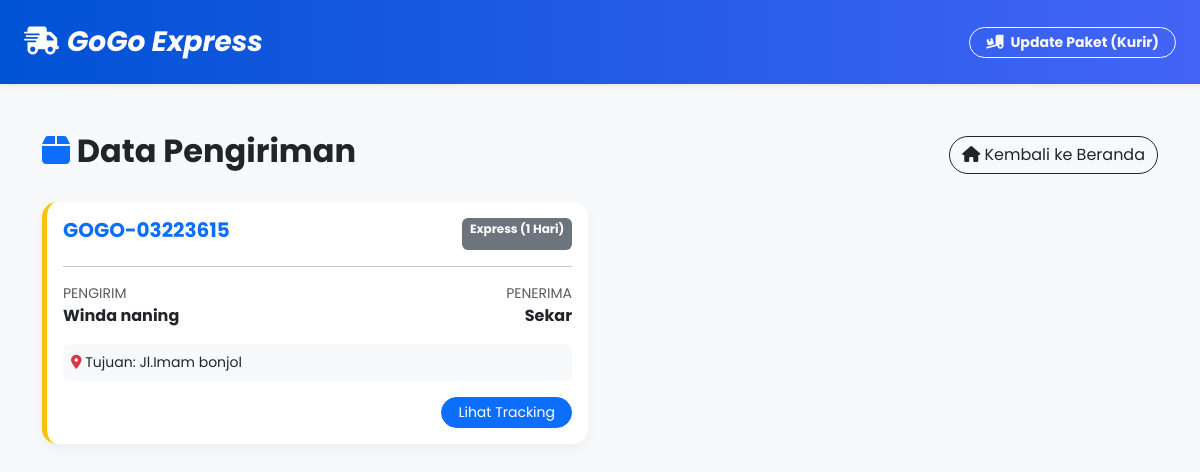
Page /GoGo/paket/ on the earlier database version.
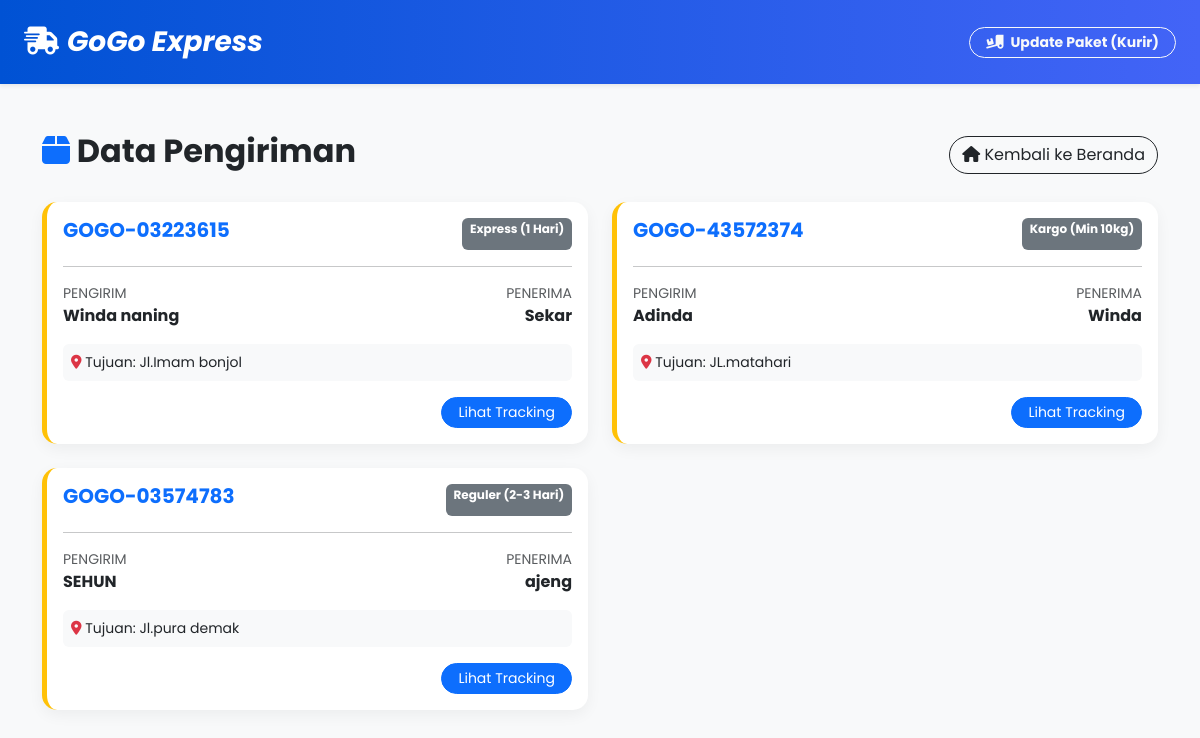
Same page on the later database version.
### gogo/models.py (models this page shows, shortened)
class Paket(models.Model):
    JENIS_LAYANAN = [
        ('REG', 'Reguler (2-3 Hari)'),
        ('EXP', 'Express (1 Hari)'),
        ('CARGO', 'Kargo (Min 10kg)'),
    ]
    resi = models.CharField(max_length=20, unique=True, blank=True)
    pengirim = models.ForeignKey(Customer, on_delete=models.CASCADE, related_name='paket_dikirim')
    penerima = models.CharField(max_length=100)
    alamat_tujuan = models.TextField()
    layanan = models.CharField(max_length=10, choices=JENIS_LAYANAN, default='REG')
    berat = models.DecimalField(max_digits=10, decimal_places=2)
    tanggal_kirim = models.DateTimeField(auto_now_add=True)

class Customer(models.Model):
    nik = models.CharField(max_length=16, unique=True)
    nama = models.CharField(max_length=100)
    alamat = models.TextField()
    kota = models.CharField(max_length=100)
    no_telepon = models.CharField(max_length=100)
    tanggal = models.DateTimeField(auto_now_add=True)

### gogo/views.py (the view)
# urls.py: path('paket/', PaketListView.as_view(), name='paket-list'),
class PaketListView(ListView):
    model = Paket
    template_name = 'gogo/paket_list.html'
    def get_queryset(self):
        queryset = super().get_queryset()
        keyword = self.request.GET.get('cari_resi')
        if keyword:
            queryset = queryset.filter(resi__icontains=keyword)
        return queryset

### gogo/templates/gogo/paket_list.html
{% extends 'gogo/base.html' %}
{% block content %}
<div class="container mt-5">
    <div class="d-flex justify-content-between align-items-center mb-4">
        <h2 class="fw-bold"><i class="fas fa-box text-primary"></i> Data Pengiriman</h2>
        <a href="{% url 'customer-list' %}" class="btn btn-outline-dark rounded-pill">
            <i class="fas fa-home"></i> Kembali ke Beranda
        </a>
    </div>
    <div class="row g-4">
        {% for paket in object_list %}
        <div class="col-md-6">
            <div class="card card-custom p-3 border-start border-5 border-warning h-100">
                <div class="d-flex justify-content-between">
                    <h5 class="fw-bold text-primary">{{ paket.resi }}</h5>
                    <span class="badge bg-secondary">{{ paket.get_layanan_display }}</span>
                </div>
                <hr>
                <div class="row">
                    <div class="col-6">
                        <small class="text-muted d-block">PENGIRIM</small>
                        <span class="fw-bold">{{ paket.pengirim.nama }}</span>
                    </div>
                    <div class="col-6 text-end">
                        <small class="text-muted d-block">PENERIMA</small>
                        <span class="fw-bold">{{ paket.penerima }}</span>
                    </div>
                </div>
                <div class="mt-3 bg-light p-2 rounded small">
                    <i class="fas fa-map-marker-alt text-danger"></i> Tujuan: {{ paket.alamat_tujuan }}
                </div>
                <div class="mt-3 text-end">
                    <a href="{% url 'paket-detail' paket.pk %}" class="btn btn-sm btn-primary rounded-pill px-3">
                        Lihat Tracking
                    </a>
                </div>
            </div>
        </div>
        {% empty %}
        <div class="col-12 text-center py-5">
            <p class="text-muted">Belum ada data paket.</p>
        </div>
        {% endfor %}
    </div>
</div>
{% endblock %}

### gogo/templates/gogo/base.html (shortened to what this page needs)
<!DOCTYPE html>
<html lang="id">
<head>
    <link href="https://cdn.jsdelivr.net/npm/bootstrap@5.3.0/dist/css/bootstrap.min.css" rel="stylesheet">
    <link rel="stylesheet" href="https://cdnjs.cloudflare.com/ajax/libs/font-awesome/6.4.0/css/all.min.css">
</head>
<body>
    <nav class="navbar navbar-dark bg-header shadow-sm py-3 sticky-top">
        <div class="container-fluid px-4">
            <a class="navbar-brand fw-bold fst-italic fs-3" href="{% url 'customer-list' %}">
                <i class="fas fa-shipping-fast me-2"></i>GoGo Express
            </a>
            <a href="{% url 'tracking-add' %}" class="btn btn-outline-light btn-sm rounded-pill px-3 fw-bold">
                <i class="fas fa-truck-loading me-1"></i> Update Paket (Kurir)
            </a>
        </div>
    </nav>
    {% block content %}{% endblock %}
</body>
</html>

### gogo/templates/gogo/base.html (style rules this page uses)
body { font-family: 'Poppins', sans-serif; background-color: #f8f9fa; padding-bottom: 100px; }
.bg-header { background: linear-gradient(90deg, #0052D4 0%, #4364F7 100%); }
.card-custom { border: none; border-radius: 15px; box-shadow: 0 5px 15px rgba(0,0,0,0.05); transition: all 0.3s ease; background: white; cursor: pointer; }

Differences in the rows shown:
added Paket: resi "GOGO-43572374", layanan "Kargo (Min 10kg)", pengirim.nama "Adinda", penerima "Winda", alamat_tujuan "JL.matahari"
added Paket: resi "GOGO-03574783", layanan "Reguler (2-3 Hari)", pengirim.nama "SEHUN", penerima "ajeng", alamat_tujuan "Jl.pura demak"
